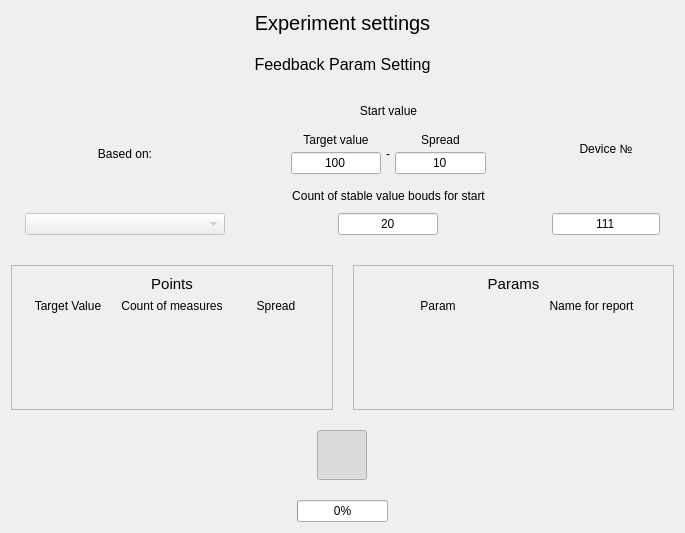
<?xml version="1.0" encoding="UTF-8"?>
<ui version="4.0">
 <class>ExperimentSettings</class>
 <widget class="QWidget" name="ExperimentSettings">
  <property name="geometry">
   <rect>
    <x>0</x>
    <y>0</y>
    <width>685</width>
    <height>533</height>
   </rect>
  </property>
  <property name="windowTitle">
   <string>Form</string>
  </property>
  <layout class="QVBoxLayout" name="verticalLayout_8">
   <property name="spacing">
    <number>20</number>
   </property>
   <item>
    <widget class="QLabel" name="main_label">
     <property name="font">
      <font>
       <pointsize>15</pointsize>
      </font>
     </property>
     <property name="text">
      <string>Experiment settings</string>
     </property>
     <property name="alignment">
      <set>Qt::AlignCenter</set>
     </property>
    </widget>
   </item>
   <item>
    <layout class="QVBoxLayout" name="verticalLayout_5">
     <item>
      <widget class="QLabel" name="label_3">
       <property name="font">
        <font>
         <pointsize>12</pointsize>
        </font>
       </property>
       <property name="text">
        <string>Feedback Param Setting</string>
       </property>
       <property name="alignment">
        <set>Qt::AlignCenter</set>
       </property>
      </widget>
     </item>
     <item>
      <layout class="QHBoxLayout" name="control_param_layout">
       <property name="spacing">
        <number>10</number>
       </property>
       <item>
        <spacer name="horizontalSpacer_3">
         <property name="orientation">
          <enum>Qt::Horizontal</enum>
         </property>
         <property name="sizeHint" stdset="0">
          <size>
           <width>40</width>
           <height>20</height>
          </size>
         </property>
        </spacer>
       </item>
       <item>
        <layout class="QVBoxLayout" name="protos_param_name">
         <property name="spacing">
          <number>10</number>
         </property>
         <property name="leftMargin">
          <number>10</number>
         </property>
         <property name="topMargin">
          <number>10</number>
         </property>
         <property name="rightMargin">
          <number>10</number>
         </property>
         <property name="bottomMargin">
          <number>10</number>
         </property>
         <item>
          <widget class="QLabel" name="label_4">
           <property name="text">
            <string>Based on:</string>
           </property>
           <property name="alignment">
            <set>Qt::AlignCenter</set>
           </property>
          </widget>
         </item>
         <item>
          <widget class="QComboBox" name="ctrl_param_box">
           <property name="enabled">
            <bool>false</bool>
           </property>
           <property name="sizePolicy">
            <sizepolicy hsizetype="Minimum" vsizetype="Fixed">
             <horstretch>0</horstretch>
             <verstretch>0</verstretch>
            </sizepolicy>
           </property>
           <property name="minimumSize">
            <size>
             <width>200</width>
             <height>0</height>
            </size>
           </property>
          </widget>
         </item>
        </layout>
       </item>
       <item>
        <layout class="QVBoxLayout" name="verticalLayout">
         <item>
          <layout class="QVBoxLayout" name="count">
           <property name="leftMargin">
            <number>10</number>
           </property>
           <property name="topMargin">
            <number>10</number>
           </property>
           <property name="rightMargin">
            <number>10</number>
           </property>
           <property name="bottomMargin">
            <number>10</number>
           </property>
           <item>
            <layout class="QVBoxLayout" name="bounds">
             <item>
              <widget class="QLabel" name="label_15">
               <property name="text">
                <string>Start value</string>
               </property>
               <property name="alignment">
                <set>Qt::AlignCenter</set>
               </property>
              </widget>
             </item>
             <item>
              <layout class="QHBoxLayout" name="horizontalLayout_7">
               <property name="spacing">
                <number>5</number>
               </property>
               <property name="leftMargin">
                <number>5</number>
               </property>
               <property name="topMargin">
                <number>5</number>
               </property>
               <property name="rightMargin">
                <number>5</number>
               </property>
               <property name="bottomMargin">
                <number>5</number>
               </property>
               <item>
                <spacer name="horizontalSpacer">
                 <property name="orientation">
                  <enum>Qt::Horizontal</enum>
                 </property>
                 <property name="sizeHint" stdset="0">
                  <size>
                   <width>40</width>
                   <height>20</height>
                  </size>
                 </property>
                </spacer>
               </item>
               <item>
                <layout class="QVBoxLayout" name="verticalLayout_6">
                 <item>
                  <widget class="QLabel" name="label">
                   <property name="text">
                    <string>Target value</string>
                   </property>
                   <property name="alignment">
                    <set>Qt::AlignCenter</set>
                   </property>
                  </widget>
                 </item>
                 <item>
                  <widget class="QLineEdit" name="stable_value_target">
                   <property name="maximumSize">
                    <size>
                     <width>100</width>
                     <height>16777215</height>
                    </size>
                   </property>
                   <property name="text">
                    <string>100</string>
                   </property>
                   <property name="alignment">
                    <set>Qt::AlignCenter</set>
                   </property>
                  </widget>
                 </item>
                </layout>
               </item>
               <item>
                <widget class="QLabel" name="label_2">
                 <property name="text">
                  <string>-</string>
                 </property>
                </widget>
               </item>
               <item>
                <layout class="QVBoxLayout" name="verticalLayout_7">
                 <item>
                  <widget class="QLabel" name="label_14">
                   <property name="text">
                    <string>Spread</string>
                   </property>
                   <property name="alignment">
                    <set>Qt::AlignCenter</set>
                   </property>
                  </widget>
                 </item>
                 <item>
                  <widget class="QLineEdit" name="stable_value_spread">
                   <property name="maximumSize">
                    <size>
                     <width>100</width>
                     <height>16777215</height>
                    </size>
                   </property>
                   <property name="text">
                    <string>10</string>
                   </property>
                   <property name="alignment">
                    <set>Qt::AlignCenter</set>
                   </property>
                  </widget>
                 </item>
                </layout>
               </item>
               <item>
                <spacer name="horizontalSpacer_2">
                 <property name="orientation">
                  <enum>Qt::Horizontal</enum>
                 </property>
                 <property name="sizeHint" stdset="0">
                  <size>
                   <width>40</width>
                   <height>20</height>
                  </size>
                 </property>
                </spacer>
               </item>
              </layout>
             </item>
            </layout>
           </item>
           <item>
            <widget class="QLabel" name="label_5">
             <property name="text">
              <string>Count of stable value bouds for start</string>
             </property>
             <property name="alignment">
              <set>Qt::AlignCenter</set>
             </property>
            </widget>
           </item>
           <item>
            <layout class="QHBoxLayout" name="horizontalLayout_2">
             <item>
              <widget class="QLineEdit" name="count_stable">
               <property name="maximumSize">
                <size>
                 <width>100</width>
                 <height>16777215</height>
                </size>
               </property>
               <property name="text">
                <string>20</string>
               </property>
               <property name="alignment">
                <set>Qt::AlignCenter</set>
               </property>
              </widget>
             </item>
            </layout>
           </item>
          </layout>
         </item>
        </layout>
       </item>
       <item>
        <layout class="QVBoxLayout" name="verticalLayout_3">
         <property name="leftMargin">
          <number>10</number>
         </property>
         <property name="rightMargin">
          <number>10</number>
         </property>
         <property name="bottomMargin">
          <number>10</number>
         </property>
         <item>
          <widget class="QLabel" name="label_13">
           <property name="text">
            <string>Device №</string>
           </property>
           <property name="alignment">
            <set>Qt::AlignCenter</set>
           </property>
          </widget>
         </item>
         <item>
          <widget class="QLineEdit" name="device_n_edit">
           <property name="sizePolicy">
            <sizepolicy hsizetype="Minimum" vsizetype="Fixed">
             <horstretch>0</horstretch>
             <verstretch>0</verstretch>
            </sizepolicy>
           </property>
           <property name="text">
            <string>111</string>
           </property>
           <property name="alignment">
            <set>Qt::AlignCenter</set>
           </property>
          </widget>
         </item>
        </layout>
       </item>
       <item>
        <spacer name="horizontalSpacer_4">
         <property name="orientation">
          <enum>Qt::Horizontal</enum>
         </property>
         <property name="sizeHint" stdset="0">
          <size>
           <width>40</width>
           <height>20</height>
          </size>
         </property>
        </spacer>
       </item>
      </layout>
     </item>
    </layout>
   </item>
   <item>
    <layout class="QHBoxLayout" name="horizontalLayout_4">
     <item>
      <widget class="QScrollArea" name="scrollArea">
       <property name="widgetResizable">
        <bool>true</bool>
       </property>
       <widget class="QWidget" name="ponts_area">
        <property name="geometry">
         <rect>
          <x>0</x>
          <y>0</y>
          <width>328</width>
          <height>152</height>
         </rect>
        </property>
        <layout class="QVBoxLayout" name="verticalLayout_2">
         <item>
          <widget class="QLabel" name="label_9">
           <property name="font">
            <font>
             <pointsize>11</pointsize>
            </font>
           </property>
           <property name="text">
            <string>Points</string>
           </property>
           <property name="alignment">
            <set>Qt::AlignCenter</set>
           </property>
          </widget>
         </item>
         <item>
          <layout class="QHBoxLayout" name="horizontalLayout_5">
           <item>
            <widget class="QLabel" name="label_7">
             <property name="text">
              <string>Target Value</string>
             </property>
             <property name="alignment">
              <set>Qt::AlignCenter</set>
             </property>
            </widget>
           </item>
           <item>
            <widget class="QLabel" name="label_6">
             <property name="text">
              <string>Count of measures</string>
             </property>
             <property name="alignment">
              <set>Qt::AlignCenter</set>
             </property>
            </widget>
           </item>
           <item>
            <widget class="QLabel" name="label_8">
             <property name="text">
              <string>Spread</string>
             </property>
             <property name="alignment">
              <set>Qt::AlignCenter</set>
             </property>
            </widget>
           </item>
          </layout>
         </item>
         <item>
          <layout class="QVBoxLayout" name="ponts_layout">
           <property name="spacing">
            <number>3</number>
           </property>
          </layout>
         </item>
         <item>
          <spacer name="verticalSpacer">
           <property name="orientation">
            <enum>Qt::Vertical</enum>
           </property>
           <property name="sizeHint" stdset="0">
            <size>
             <width>20</width>
             <height>40</height>
            </size>
           </property>
          </spacer>
         </item>
         <item>
          <layout class="QHBoxLayout" name="horizontalLayout_8">
           <item>
            <widget class="QPushButton" name="add_point_btn">
             <property name="sizePolicy">
              <sizepolicy hsizetype="Fixed" vsizetype="Fixed">
               <horstretch>0</horstretch>
               <verstretch>0</verstretch>
              </sizepolicy>
             </property>
             <property name="minimumSize">
              <size>
               <width>30</width>
               <height>30</height>
              </size>
             </property>
             <property name="maximumSize">
              <size>
               <width>30</width>
               <height>30</height>
              </size>
             </property>
             <property name="text">
              <string/>
             </property>
             <property name="icon">
              <iconset resource="../Resources/files.qrc">
               <normaloff>:/icons/add.svg</normaloff>:/icons/add.svg</iconset>
             </property>
             <property name="iconSize">
              <size>
               <width>25</width>
               <height>25</height>
              </size>
             </property>
             <property name="flat">
              <bool>true</bool>
             </property>
            </widget>
           </item>
          </layout>
         </item>
        </layout>
       </widget>
      </widget>
     </item>
     <item>
      <widget class="QScrollArea" name="scrollArea_2">
       <property name="widgetResizable">
        <bool>true</bool>
       </property>
       <widget class="QWidget" name="params_area">
        <property name="geometry">
         <rect>
          <x>0</x>
          <y>0</y>
          <width>327</width>
          <height>152</height>
         </rect>
        </property>
        <layout class="QVBoxLayout" name="verticalLayout_4">
         <item>
          <widget class="QLabel" name="label_12">
           <property name="font">
            <font>
             <pointsize>11</pointsize>
            </font>
           </property>
           <property name="text">
            <string>Params</string>
           </property>
           <property name="alignment">
            <set>Qt::AlignCenter</set>
           </property>
          </widget>
         </item>
         <item>
          <layout class="QHBoxLayout" name="horizontalLayout_6">
           <item>
            <widget class="QLabel" name="label_11">
             <property name="minimumSize">
              <size>
               <width>150</width>
               <height>0</height>
              </size>
             </property>
             <property name="text">
              <string>Param</string>
             </property>
             <property name="alignment">
              <set>Qt::AlignCenter</set>
             </property>
            </widget>
           </item>
           <item>
            <widget class="QLabel" name="label_10">
             <property name="text">
              <string>Name for report</string>
             </property>
             <property name="alignment">
              <set>Qt::AlignCenter</set>
             </property>
            </widget>
           </item>
          </layout>
         </item>
         <item>
          <layout class="QVBoxLayout" name="params_layout">
           <property name="spacing">
            <number>3</number>
           </property>
          </layout>
         </item>
         <item>
          <spacer name="verticalSpacer_2">
           <property name="orientation">
            <enum>Qt::Vertical</enum>
           </property>
           <property name="sizeHint" stdset="0">
            <size>
             <width>20</width>
             <height>40</height>
            </size>
           </property>
          </spacer>
         </item>
         <item>
          <layout class="QHBoxLayout" name="horizontalLayout_9">
           <item>
            <widget class="QPushButton" name="add_param_btn">
             <property name="sizePolicy">
              <sizepolicy hsizetype="Fixed" vsizetype="Fixed">
               <horstretch>0</horstretch>
               <verstretch>0</verstretch>
              </sizepolicy>
             </property>
             <property name="minimumSize">
              <size>
               <width>30</width>
               <height>30</height>
              </size>
             </property>
             <property name="maximumSize">
              <size>
               <width>30</width>
               <height>30</height>
              </size>
             </property>
             <property name="text">
              <string/>
             </property>
             <property name="icon">
              <iconset resource="../Resources/files.qrc">
               <normaloff>:/icons/add.svg</normaloff>:/icons/add.svg</iconset>
             </property>
             <property name="iconSize">
              <size>
               <width>25</width>
               <height>25</height>
              </size>
             </property>
             <property name="flat">
              <bool>true</bool>
             </property>
            </widget>
           </item>
          </layout>
         </item>
        </layout>
       </widget>
      </widget>
     </item>
    </layout>
   </item>
   <item>
    <layout class="QVBoxLayout" name="exp_control_layout">
     <item>
      <layout class="QHBoxLayout" name="horizontalLayout">
       <item>
        <widget class="QPushButton" name="start_exp_btn">
         <property name="sizePolicy">
          <sizepolicy hsizetype="Fixed" vsizetype="Fixed">
           <horstretch>0</horstretch>
           <verstretch>0</verstretch>
          </sizepolicy>
         </property>
         <property name="minimumSize">
          <size>
           <width>50</width>
           <height>50</height>
          </size>
         </property>
         <property name="maximumSize">
          <size>
           <width>50</width>
           <height>50</height>
          </size>
         </property>
         <property name="text">
          <string/>
         </property>
         <property name="icon">
          <iconset resource="../Resources/files.qrc">
           <normaloff>:/icons/stop_experiment.svg</normaloff>
           <normalon>:/icons/start_experiment.svg</normalon>:/icons/stop_experiment.svg</iconset>
         </property>
         <property name="iconSize">
          <size>
           <width>45</width>
           <height>45</height>
          </size>
         </property>
         <property name="checkable">
          <bool>true</bool>
         </property>
         <property name="checked">
          <bool>true</bool>
         </property>
         <property name="autoDefault">
          <bool>false</bool>
         </property>
         <property name="default">
          <bool>false</bool>
         </property>
         <property name="flat">
          <bool>true</bool>
         </property>
        </widget>
       </item>
      </layout>
     </item>
     <item>
      <layout class="QHBoxLayout" name="horizontalLayout_3">
       <item>
        <widget class="QProgressBar" name="progressBar">
         <property name="sizePolicy">
          <sizepolicy hsizetype="Fixed" vsizetype="Fixed">
           <horstretch>0</horstretch>
           <verstretch>0</verstretch>
          </sizepolicy>
         </property>
         <property name="value">
          <number>0</number>
         </property>
        </widget>
       </item>
      </layout>
     </item>
    </layout>
   </item>
  </layout>
 </widget>
 <resources>
  <include location="../Resources/files.qrc"/>
 </resources>
 <connections/>
</ui>
